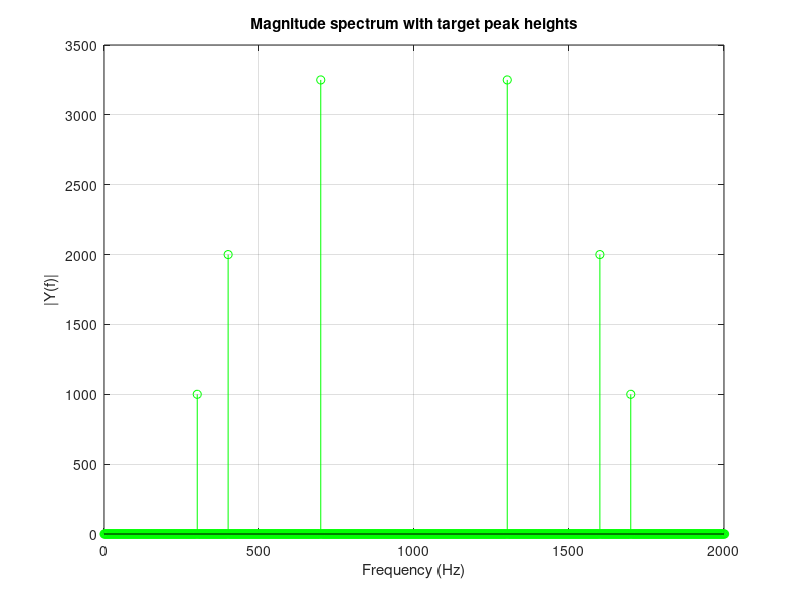

MATLAB code to generate this figure:
%% Experiment 2 : Recreation of a signal

clc;
clear;
close all;

Fs = 4000;                 % Sampling frequency (Hz)
N  = 2048;                 % Number of samples
t  = (0:N-1)/Fs;           % Time vector (s)

df = Fs/N;                 % Frequency resolution (Hz)

% --- 1) Desired peak frequencies (Hz) ---
f_target = [300 400 700 1300 1600 1700];

% Align each frequency with the closest FFT bin to avoid spectral leakage.
k = round(f_target/df);    % Integer FFT bin indices
f = k * df;                % Actual frequencies used (bin-aligned)

% --- 2) Desired peak heights in |FFT| ---
H = [1000 2000 3250 3250 2000 1000];

% --- 3) Amplitudes of the cosines for those peak heights ---
% For a cosine perfectly aligned to a bin, the peak in |FFT| is about N*A/2,
% so we choose A = 2*H/N to obtain the target height H. 
A = 2*H / N;

% --- 4) Build the time-domain signal y(t) as a sum of cosines ---
% Random phases are used because the magnitude spectrum does not depend on phase.
phi = 2*pi*rand(size(f));  % Random phase for each component
y   = zeros(size(t));      % Initialize signal

for i = 1:length(f)
    y = y + A(i) * cos(2*pi*f(i)*t + phi(i));
end

% --- 5) Compute FFT and plot the magnitude spectrum ---
Y  = fft(y);               % Complex FFT of y(t)
Py = abs(Y);               % Magnitude of the FFT (two-sided, unnormalized) 

f_axis = (0:N-1) * df;     % Frequency axis (Hz)

figure;
stem(f_axis, Py, 'g');     % Discrete spectrum as vertical lines
xlim([0 Fs/2]);            % Show only positive frequencies up to Nyquist
xlabel('Frequency (Hz)');
ylabel('|Y(f)|');
title('Magnitude spectrum with target peak heights');
grid on;
